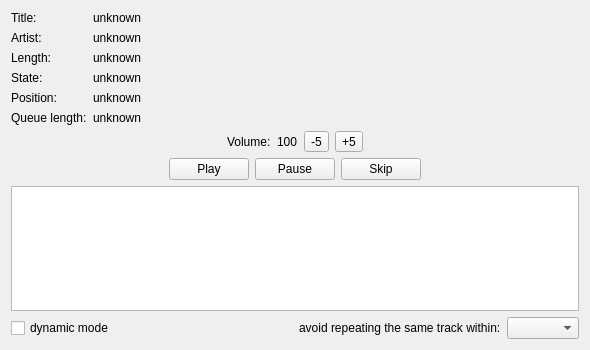
<?xml version="1.0" encoding="UTF-8"?>
<ui version="4.0">
 <class>MainWidget</class>
 <widget class="QWidget" name="MainWidget">
  <property name="geometry">
   <rect>
    <x>0</x>
    <y>0</y>
    <width>590</width>
    <height>350</height>
   </rect>
  </property>
  <property name="windowTitle">
   <string>Form</string>
  </property>
  <layout class="QVBoxLayout" name="verticalLayout">
   <item>
    <layout class="QFormLayout" name="formLayout">
     <item row="0" column="0">
      <widget class="QLabel" name="titleLabel">
       <property name="text">
        <string>Title:</string>
       </property>
      </widget>
     </item>
     <item row="0" column="1">
      <widget class="QLabel" name="titleValueLabel">
       <property name="text">
        <string>unknown</string>
       </property>
      </widget>
     </item>
     <item row="1" column="0">
      <widget class="QLabel" name="artistLabel">
       <property name="text">
        <string>Artist:</string>
       </property>
      </widget>
     </item>
     <item row="1" column="1">
      <widget class="QLabel" name="artistValueLabel">
       <property name="text">
        <string>unknown</string>
       </property>
      </widget>
     </item>
     <item row="2" column="0">
      <widget class="QLabel" name="lengthLabel">
       <property name="text">
        <string>Length:</string>
       </property>
      </widget>
     </item>
     <item row="2" column="1">
      <widget class="QLabel" name="lengthValueLabel">
       <property name="text">
        <string>unknown</string>
       </property>
      </widget>
     </item>
     <item row="3" column="0">
      <widget class="QLabel" name="stateLabel">
       <property name="text">
        <string>State:</string>
       </property>
      </widget>
     </item>
     <item row="3" column="1">
      <widget class="QLabel" name="stateValueLabel">
       <property name="text">
        <string>unknown</string>
       </property>
      </widget>
     </item>
     <item row="4" column="0">
      <widget class="QLabel" name="positionLabel">
       <property name="text">
        <string>Position:</string>
       </property>
      </widget>
     </item>
     <item row="4" column="1">
      <widget class="QLabel" name="positionValueLabel">
       <property name="text">
        <string>unknown</string>
       </property>
      </widget>
     </item>
     <item row="5" column="0">
      <widget class="QLabel" name="queueLengthLabel">
       <property name="text">
        <string>Queue length:</string>
       </property>
      </widget>
     </item>
     <item row="5" column="1">
      <widget class="QLabel" name="queueLengthValueLabel">
       <property name="text">
        <string>unknown</string>
       </property>
      </widget>
     </item>
    </layout>
   </item>
   <item>
    <layout class="QHBoxLayout" name="horizontalLayout">
     <item>
      <spacer name="horizontalSpacer">
       <property name="orientation">
        <enum>Qt::Horizontal</enum>
       </property>
       <property name="sizeHint" stdset="0">
        <size>
         <width>40</width>
         <height>20</height>
        </size>
       </property>
      </spacer>
     </item>
     <item>
      <widget class="QLabel" name="volumeLabel">
       <property name="text">
        <string>Volume:</string>
       </property>
      </widget>
     </item>
     <item>
      <widget class="QLabel" name="volumeValueLabel">
       <property name="text">
        <string>100</string>
       </property>
      </widget>
     </item>
     <item>
      <widget class="QToolButton" name="volumeDecreaseButton">
       <property name="maximumSize">
        <size>
         <width>75</width>
         <height>16777215</height>
        </size>
       </property>
       <property name="text">
        <string>-5</string>
       </property>
      </widget>
     </item>
     <item>
      <widget class="QToolButton" name="volumeIncreaseButton">
       <property name="text">
        <string>+5</string>
       </property>
      </widget>
     </item>
     <item>
      <spacer name="horizontalSpacer_2">
       <property name="orientation">
        <enum>Qt::Horizontal</enum>
       </property>
       <property name="sizeHint" stdset="0">
        <size>
         <width>40</width>
         <height>20</height>
        </size>
       </property>
      </spacer>
     </item>
    </layout>
   </item>
   <item>
    <layout class="QHBoxLayout" name="horizontalLayout_2">
     <item>
      <spacer name="horizontalSpacer_4">
       <property name="orientation">
        <enum>Qt::Horizontal</enum>
       </property>
       <property name="sizeHint" stdset="0">
        <size>
         <width>40</width>
         <height>20</height>
        </size>
       </property>
      </spacer>
     </item>
     <item>
      <widget class="QPushButton" name="playButton">
       <property name="text">
        <string>Play</string>
       </property>
      </widget>
     </item>
     <item>
      <widget class="QPushButton" name="pauseButton">
       <property name="text">
        <string>Pause</string>
       </property>
      </widget>
     </item>
     <item>
      <widget class="QPushButton" name="skipButton">
       <property name="text">
        <string>Skip</string>
       </property>
      </widget>
     </item>
     <item>
      <spacer name="horizontalSpacer_3">
       <property name="orientation">
        <enum>Qt::Horizontal</enum>
       </property>
       <property name="sizeHint" stdset="0">
        <size>
         <width>40</width>
         <height>20</height>
        </size>
       </property>
      </spacer>
     </item>
    </layout>
   </item>
   <item>
    <widget class="QTableView" name="queueTableView">
     <property name="alternatingRowColors">
      <bool>true</bool>
     </property>
     <property name="selectionBehavior">
      <enum>QAbstractItemView::SelectRows</enum>
     </property>
    </widget>
   </item>
   <item>
    <layout class="QHBoxLayout" name="horizontalLayout_3">
     <item>
      <widget class="QCheckBox" name="dynamicModeCheckBox">
       <property name="text">
        <string>dynamic mode</string>
       </property>
      </widget>
     </item>
     <item>
      <spacer name="horizontalSpacer_5">
       <property name="orientation">
        <enum>Qt::Horizontal</enum>
       </property>
       <property name="sizeHint" stdset="0">
        <size>
         <width>40</width>
         <height>20</height>
        </size>
       </property>
      </spacer>
     </item>
     <item>
      <widget class="QLabel" name="label">
       <property name="text">
        <string>avoid repeating the same track within:</string>
       </property>
      </widget>
     </item>
     <item>
      <widget class="QComboBox" name="noRepetitionComboBox">
       <property name="sizeAdjustPolicy">
        <enum>QComboBox::AdjustToContents</enum>
       </property>
      </widget>
     </item>
    </layout>
   </item>
  </layout>
 </widget>
 <resources/>
 <connections/>
</ui>
